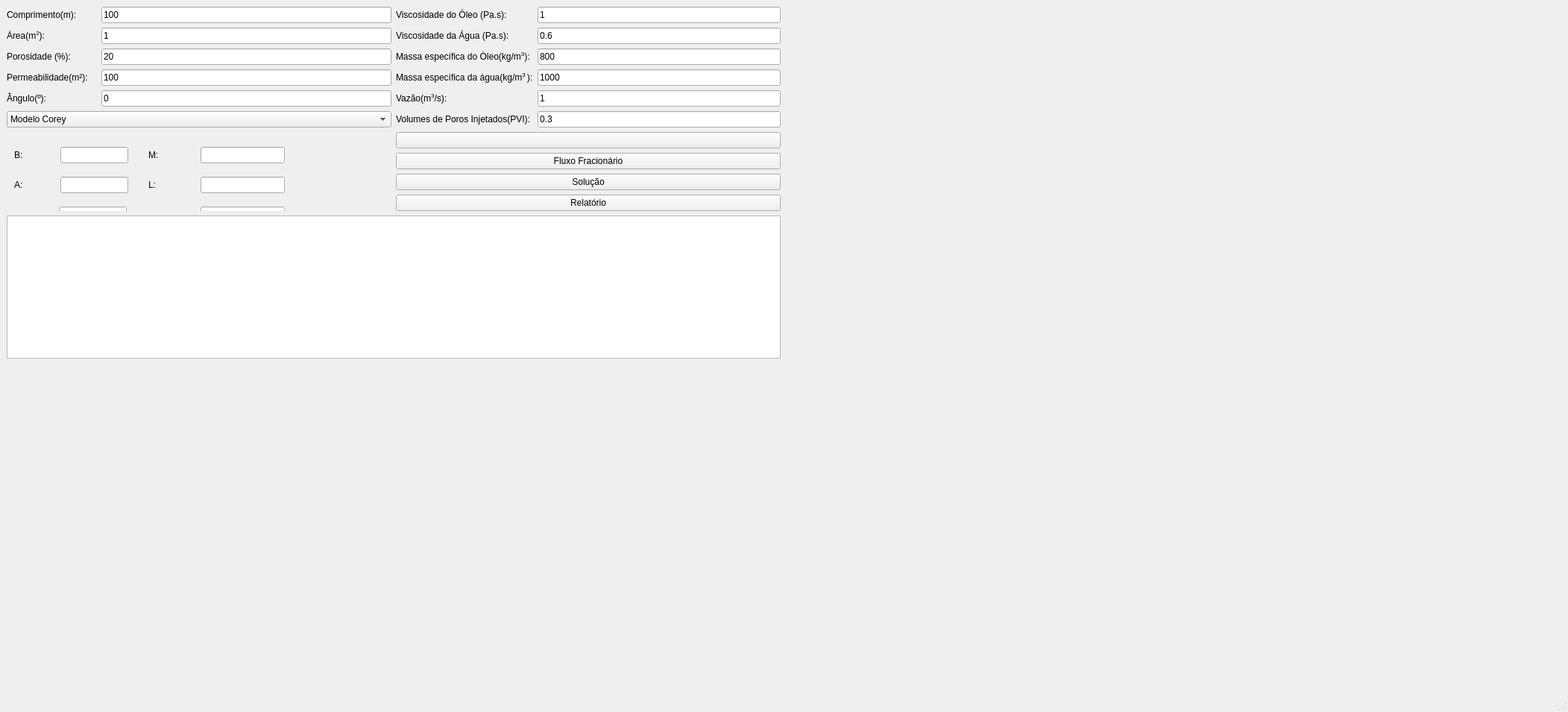
<?xml version="1.0" encoding="UTF-8"?>
<ui version="4.0">
 <class>MainWindow</class>
 <widget class="QMainWindow" name="MainWindow">
  <property name="geometry">
   <rect>
    <x>0</x>
    <y>0</y>
    <width>2103</width>
    <height>955</height>
   </rect>
  </property>
  <property name="windowTitle">
   <string>SOFTWARE EDUCACIONAL </string>
  </property>
  <widget class="QWidget" name="centralwidget">
   <property name="maximumSize">
    <size>
     <width>16777215</width>
     <height>16777215</height>
    </size>
   </property>
   <layout class="QHBoxLayout" name="horizontalLayout_2">
    <item>
     <layout class="QHBoxLayout" name="horizontalLayout">
      <item>
       <layout class="QVBoxLayout" name="verticalLayout_1">
        <property name="rightMargin">
         <number>2</number>
        </property>
        <item>
         <layout class="QGridLayout" name="gridLayout">
          <item row="0" column="1">
           <layout class="QFormLayout" name="formLayout_2">
            <item row="0" column="0">
             <widget class="QLabel" name="label_29">
              <property name="text">
               <string>Viscosidade do Óleo (Pa.s):</string>
              </property>
             </widget>
            </item>
            <item row="0" column="1">
             <widget class="QLineEdit" name="leViscOleo">
              <property name="text">
               <string>1</string>
              </property>
             </widget>
            </item>
            <item row="1" column="0">
             <widget class="QLabel" name="label_30">
              <property name="text">
               <string>Viscosidade da Água (Pa.s):</string>
              </property>
             </widget>
            </item>
            <item row="1" column="1">
             <widget class="QLineEdit" name="leViscAgua">
              <property name="text">
               <string>0.6</string>
              </property>
             </widget>
            </item>
            <item row="2" column="0">
             <widget class="QLabel" name="label_12">
              <property name="text">
               <string>&lt;html&gt;&lt;head/&gt;&lt;body&gt;&lt;p&gt;Massa específica do Óleo(kg/m&lt;span style=&quot; vertical-align:super;&quot;&gt;3&lt;/span&gt;):&lt;/p&gt;&lt;/body&gt;&lt;/html&gt;</string>
              </property>
             </widget>
            </item>
            <item row="2" column="1">
             <widget class="QLineEdit" name="leDensOleo">
              <property name="text">
               <string>800</string>
              </property>
             </widget>
            </item>
            <item row="3" column="0">
             <widget class="QLabel" name="label_13">
              <property name="text">
               <string>&lt;html&gt;&lt;head/&gt;&lt;body&gt;&lt;p&gt;Massa específica da água(kg/m&lt;span style=&quot; vertical-align:super;&quot;&gt;3 &lt;/span&gt;):&lt;/p&gt;&lt;/body&gt;&lt;/html&gt;</string>
              </property>
             </widget>
            </item>
            <item row="3" column="1">
             <widget class="QLineEdit" name="leDensAgua">
              <property name="text">
               <string>1000</string>
              </property>
             </widget>
            </item>
            <item row="4" column="0">
             <widget class="QLabel" name="label_14">
              <property name="text">
               <string>&lt;html&gt;&lt;head/&gt;&lt;body&gt;&lt;p&gt;Vazão(m&lt;span style=&quot; vertical-align:super;&quot;&gt;3&lt;/span&gt;/s):&lt;/p&gt;&lt;/body&gt;&lt;/html&gt;</string>
              </property>
             </widget>
            </item>
            <item row="4" column="1">
             <widget class="QLineEdit" name="leVazao">
              <property name="text">
               <string>1</string>
              </property>
             </widget>
            </item>
            <item row="5" column="0">
             <widget class="QLabel" name="label_32">
              <property name="text">
               <string>Volumes de Poros Injetados(PVI):</string>
              </property>
             </widget>
            </item>
            <item row="5" column="1">
             <widget class="QLineEdit" name="lePVI">
              <property name="text">
               <string>0.3</string>
              </property>
             </widget>
            </item>
           </layout>
          </item>
          <item row="5" column="0" colspan="2">
           <widget class="QPlainTextEdit" name="txtLog">
            <property name="minimumSize">
             <size>
              <width>300</width>
              <height>150</height>
             </size>
            </property>
            <property name="maximumSize">
             <size>
              <width>16777215</width>
              <height>16777215</height>
             </size>
            </property>
           </widget>
          </item>
          <item row="1" column="0" rowspan="4">
           <widget class="QStackedWidget" name="stkModelos">
            <property name="currentIndex">
             <number>2</number>
            </property>
            <widget class="QWidget" name="pgCorey">
             <widget class="QLabel" name="label">
              <property name="geometry">
               <rect>
                <x>10</x>
                <y>10</y>
                <width>151</width>
                <height>22</height>
               </rect>
              </property>
              <property name="text">
               <string>Expoente do Óleo (No):</string>
              </property>
             </widget>
             <widget class="QLabel" name="label_2">
              <property name="geometry">
               <rect>
                <x>10</x>
                <y>40</y>
                <width>161</width>
                <height>22</height>
               </rect>
              </property>
              <property name="text">
               <string>Expoente da Água (Nw):</string>
              </property>
             </widget>
             <widget class="QLineEdit" name="leCoreyNo">
              <property name="geometry">
               <rect>
                <x>200</x>
                <y>10</y>
                <width>51</width>
                <height>22</height>
               </rect>
              </property>
              <property name="text">
               <string>2</string>
              </property>
             </widget>
             <widget class="QLineEdit" name="leCoreyNw">
              <property name="geometry">
               <rect>
                <x>200</x>
                <y>40</y>
                <width>51</width>
                <height>22</height>
               </rect>
              </property>
              <property name="text">
               <string>2</string>
              </property>
             </widget>
             <widget class="QLabel" name="label_4">
              <property name="geometry">
               <rect>
                <x>10</x>
                <y>80</y>
                <width>271</width>
                <height>21</height>
               </rect>
              </property>
              <property name="text">
               <string>Saturação de água irredutível (Swi):</string>
              </property>
             </widget>
             <widget class="QLineEdit" name="leCoreySwi">
              <property name="geometry">
               <rect>
                <x>310</x>
                <y>80</y>
                <width>41</width>
                <height>22</height>
               </rect>
              </property>
              <property name="text">
               <string>0.2</string>
              </property>
             </widget>
             <widget class="QLabel" name="label_5">
              <property name="geometry">
               <rect>
                <x>10</x>
                <y>110</y>
                <width>271</width>
                <height>21</height>
               </rect>
              </property>
              <property name="text">
               <string>Saturação de óleo residual (Sor):</string>
              </property>
             </widget>
             <widget class="QLineEdit" name="leCoreySor">
              <property name="geometry">
               <rect>
                <x>310</x>
                <y>110</y>
                <width>41</width>
                <height>22</height>
               </rect>
              </property>
              <property name="text">
               <string>0.2</string>
              </property>
             </widget>
             <widget class="QLabel" name="label_6">
              <property name="geometry">
               <rect>
                <x>10</x>
                <y>140</y>
                <width>291</width>
                <height>21</height>
               </rect>
              </property>
              <property name="text">
               <string>Permeabilidade relativa máx. da água (Krwm):</string>
              </property>
             </widget>
             <widget class="QLineEdit" name="leCoreyKrwm">
              <property name="geometry">
               <rect>
                <x>310</x>
                <y>140</y>
                <width>41</width>
                <height>22</height>
               </rect>
              </property>
              <property name="text">
               <string>1</string>
              </property>
             </widget>
             <widget class="QLabel" name="label_7">
              <property name="geometry">
               <rect>
                <x>10</x>
                <y>170</y>
                <width>291</width>
                <height>21</height>
               </rect>
              </property>
              <property name="text">
               <string>Permeabilidade relativa máx. do óleo (Krom):</string>
              </property>
             </widget>
             <widget class="QLineEdit" name="leCoreyKrom">
              <property name="geometry">
               <rect>
                <x>310</x>
                <y>170</y>
                <width>41</width>
                <height>22</height>
               </rect>
              </property>
              <property name="text">
               <string>1</string>
              </property>
             </widget>
             <widget class="QPushButton" name="btlCarregarCorey">
              <property name="geometry">
               <rect>
                <x>10</x>
                <y>200</y>
                <width>131</width>
                <height>31</height>
               </rect>
              </property>
              <property name="text">
               <string>Carregar Dados</string>
              </property>
             </widget>
             <widget class="QLabel" name="lblArquivoCorey">
              <property name="geometry">
               <rect>
                <x>180</x>
                <y>200</y>
                <width>91</width>
                <height>31</height>
               </rect>
              </property>
              <property name="text">
               <string>Arquivo</string>
              </property>
             </widget>
            </widget>
            <widget class="QWidget" name="pgLET">
             <widget class="QLabel" name="label_0">
              <property name="geometry">
               <rect>
                <x>20</x>
                <y>20</y>
                <width>31</width>
                <height>22</height>
               </rect>
              </property>
              <property name="text">
               <string>Lw:</string>
              </property>
             </widget>
             <widget class="QLineEdit" name="leLetLw">
              <property name="geometry">
               <rect>
                <x>70</x>
                <y>20</y>
                <width>41</width>
                <height>22</height>
               </rect>
              </property>
             </widget>
             <widget class="QLabel" name="label_3">
              <property name="geometry">
               <rect>
                <x>130</x>
                <y>20</y>
                <width>21</width>
                <height>22</height>
               </rect>
              </property>
              <property name="text">
               <string>Ew:</string>
              </property>
             </widget>
             <widget class="QLineEdit" name="leLetEw">
              <property name="geometry">
               <rect>
                <x>170</x>
                <y>20</y>
                <width>41</width>
                <height>22</height>
               </rect>
              </property>
             </widget>
             <widget class="QLabel" name="label_15">
              <property name="geometry">
               <rect>
                <x>230</x>
                <y>20</y>
                <width>49</width>
                <height>22</height>
               </rect>
              </property>
              <property name="text">
               <string>Tw:</string>
              </property>
             </widget>
             <widget class="QLineEdit" name="leLetTw">
              <property name="geometry">
               <rect>
                <x>290</x>
                <y>20</y>
                <width>51</width>
                <height>22</height>
               </rect>
              </property>
             </widget>
             <widget class="QLabel" name="label_16">
              <property name="geometry">
               <rect>
                <x>20</x>
                <y>60</y>
                <width>31</width>
                <height>22</height>
               </rect>
              </property>
              <property name="text">
               <string>Lo:</string>
              </property>
             </widget>
             <widget class="QLineEdit" name="leLetLo">
              <property name="geometry">
               <rect>
                <x>70</x>
                <y>60</y>
                <width>41</width>
                <height>22</height>
               </rect>
              </property>
             </widget>
             <widget class="QLabel" name="label_17">
              <property name="geometry">
               <rect>
                <x>130</x>
                <y>60</y>
                <width>31</width>
                <height>22</height>
               </rect>
              </property>
              <property name="text">
               <string>Eo:</string>
              </property>
             </widget>
             <widget class="QLineEdit" name="leLetEo">
              <property name="geometry">
               <rect>
                <x>170</x>
                <y>60</y>
                <width>41</width>
                <height>22</height>
               </rect>
              </property>
             </widget>
             <widget class="QLabel" name="label_18">
              <property name="geometry">
               <rect>
                <x>230</x>
                <y>60</y>
                <width>49</width>
                <height>22</height>
               </rect>
              </property>
              <property name="text">
               <string>To:</string>
              </property>
             </widget>
             <widget class="QLineEdit" name="leLetTo">
              <property name="geometry">
               <rect>
                <x>290</x>
                <y>60</y>
                <width>51</width>
                <height>22</height>
               </rect>
              </property>
             </widget>
             <widget class="QLabel" name="label_19">
              <property name="geometry">
               <rect>
                <x>20</x>
                <y>110</y>
                <width>49</width>
                <height>22</height>
               </rect>
              </property>
              <property name="text">
               <string>Swir:</string>
              </property>
             </widget>
             <widget class="QLineEdit" name="leLetSwir">
              <property name="geometry">
               <rect>
                <x>80</x>
                <y>110</y>
                <width>113</width>
                <height>22</height>
               </rect>
              </property>
             </widget>
             <widget class="QLabel" name="label_20">
              <property name="geometry">
               <rect>
                <x>20</x>
                <y>150</y>
                <width>49</width>
                <height>22</height>
               </rect>
              </property>
              <property name="text">
               <string>Sor:</string>
              </property>
             </widget>
             <widget class="QLineEdit" name="leLetSor">
              <property name="geometry">
               <rect>
                <x>80</x>
                <y>150</y>
                <width>113</width>
                <height>22</height>
               </rect>
              </property>
             </widget>
             <widget class="QPushButton" name="btnCarregarLET">
              <property name="geometry">
               <rect>
                <x>230</x>
                <y>100</y>
                <width>141</width>
                <height>41</height>
               </rect>
              </property>
              <property name="text">
               <string>Carregar Dados</string>
              </property>
             </widget>
             <widget class="QLabel" name="lblArquivoLET">
              <property name="geometry">
               <rect>
                <x>230</x>
                <y>150</y>
                <width>141</width>
                <height>31</height>
               </rect>
              </property>
              <property name="text">
               <string>Arquivo</string>
              </property>
             </widget>
            </widget>
            <widget class="QWidget" name="pqChierici">
             <widget class="QLabel" name="label_21">
              <property name="geometry">
               <rect>
                <x>10</x>
                <y>20</y>
                <width>49</width>
                <height>22</height>
               </rect>
              </property>
              <property name="text">
               <string>B:</string>
              </property>
             </widget>
             <widget class="QLineEdit" name="leChiericiAw">
              <property name="geometry">
               <rect>
                <x>72</x>
                <y>20</y>
                <width>91</width>
                <height>22</height>
               </rect>
              </property>
             </widget>
             <widget class="QLabel" name="label_22">
              <property name="geometry">
               <rect>
                <x>190</x>
                <y>20</y>
                <width>49</width>
                <height>22</height>
               </rect>
              </property>
              <property name="text">
               <string>M:</string>
              </property>
             </widget>
             <widget class="QLineEdit" name="leChiericiBw">
              <property name="geometry">
               <rect>
                <x>260</x>
                <y>20</y>
                <width>113</width>
                <height>22</height>
               </rect>
              </property>
             </widget>
             <widget class="QLineEdit" name="leChiericiAo">
              <property name="geometry">
               <rect>
                <x>72</x>
                <y>60</y>
                <width>91</width>
                <height>22</height>
               </rect>
              </property>
             </widget>
             <widget class="QLabel" name="label_23">
              <property name="geometry">
               <rect>
                <x>10</x>
                <y>60</y>
                <width>49</width>
                <height>22</height>
               </rect>
              </property>
              <property name="text">
               <string>A:</string>
              </property>
             </widget>
             <widget class="QLabel" name="label_24">
              <property name="geometry">
               <rect>
                <x>190</x>
                <y>60</y>
                <width>49</width>
                <height>22</height>
               </rect>
              </property>
              <property name="text">
               <string>L:</string>
              </property>
             </widget>
             <widget class="QLineEdit" name="leChiericiBo">
              <property name="geometry">
               <rect>
                <x>260</x>
                <y>60</y>
                <width>113</width>
                <height>22</height>
               </rect>
              </property>
             </widget>
             <widget class="QLabel" name="label_25">
              <property name="geometry">
               <rect>
                <x>10</x>
                <y>100</y>
                <width>49</width>
                <height>22</height>
               </rect>
              </property>
              <property name="text">
               <string>Swir:</string>
              </property>
             </widget>
             <widget class="QLineEdit" name="leChiericiSwir">
              <property name="geometry">
               <rect>
                <x>70</x>
                <y>100</y>
                <width>91</width>
                <height>22</height>
               </rect>
              </property>
             </widget>
             <widget class="QLabel" name="label_26">
              <property name="geometry">
               <rect>
                <x>190</x>
                <y>100</y>
                <width>49</width>
                <height>22</height>
               </rect>
              </property>
              <property name="text">
               <string>Sor:</string>
              </property>
             </widget>
             <widget class="QLineEdit" name="leChiericiSor">
              <property name="geometry">
               <rect>
                <x>260</x>
                <y>100</y>
                <width>113</width>
                <height>22</height>
               </rect>
              </property>
             </widget>
             <widget class="QLabel" name="label_27">
              <property name="geometry">
               <rect>
                <x>10</x>
                <y>160</y>
                <width>61</width>
                <height>22</height>
               </rect>
              </property>
              <property name="text">
               <string>Krw máx.:</string>
              </property>
             </widget>
             <widget class="QLineEdit" name="leChiericiKrwMax">
              <property name="geometry">
               <rect>
                <x>100</x>
                <y>160</y>
                <width>113</width>
                <height>22</height>
               </rect>
              </property>
             </widget>
             <widget class="QLabel" name="label_28">
              <property name="geometry">
               <rect>
                <x>10</x>
                <y>190</y>
                <width>61</width>
                <height>22</height>
               </rect>
              </property>
              <property name="text">
               <string>Kro máx.:</string>
              </property>
             </widget>
             <widget class="QLineEdit" name="leChiericiKroMax">
              <property name="geometry">
               <rect>
                <x>100</x>
                <y>190</y>
                <width>113</width>
                <height>22</height>
               </rect>
              </property>
             </widget>
             <widget class="QLabel" name="lblArquivoChierici">
              <property name="geometry">
               <rect>
                <x>260</x>
                <y>190</y>
                <width>131</width>
                <height>31</height>
               </rect>
              </property>
              <property name="text">
               <string>Arquivo</string>
              </property>
             </widget>
             <widget class="QPushButton" name="btnCarregarChierici">
              <property name="geometry">
               <rect>
                <x>260</x>
                <y>140</y>
                <width>131</width>
                <height>41</height>
               </rect>
              </property>
              <property name="text">
               <string>Carregar Dados</string>
              </property>
             </widget>
            </widget>
            <widget class="QWidget" name="pgDados">
             <widget class="QWidget" name="">
              <property name="geometry">
               <rect>
                <x>20</x>
                <y>20</y>
                <width>131</width>
                <height>54</height>
               </rect>
              </property>
              <layout class="QGridLayout" name="gridLayout_2">
               <item row="0" column="0">
                <widget class="QPushButton" name="btnCarregarTabela">
                 <property name="text">
                  <string>Carregar Tabela</string>
                 </property>
                </widget>
               </item>
               <item row="1" column="0">
                <widget class="QLabel" name="lblArquivoTabela">
                 <property name="text">
                  <string>Arquivo</string>
                 </property>
                </widget>
               </item>
              </layout>
             </widget>
            </widget>
           </widget>
          </item>
          <item row="1" column="1">
           <widget class="QPushButton" name="btnTema">
            <property name="enabled">
             <bool>true</bool>
            </property>
            <property name="text">
             <string/>
            </property>
            <property name="iconSize">
             <size>
              <width>16</width>
              <height>16</height>
             </size>
            </property>
           </widget>
          </item>
          <item row="2" column="1">
           <widget class="QPushButton" name="btnPlotarFw">
            <property name="text">
             <string>Fluxo Fracionário</string>
            </property>
           </widget>
          </item>
          <item row="3" column="1">
           <widget class="QPushButton" name="btnPlotarSolucao">
            <property name="text">
             <string>Solução</string>
            </property>
           </widget>
          </item>
          <item row="0" column="0">
           <layout class="QFormLayout" name="formLayout">
            <item row="0" column="0">
             <widget class="QLabel" name="label_8">
              <property name="minimumSize">
               <size>
                <width>121</width>
                <height>0</height>
               </size>
              </property>
              <property name="text">
               <string>Comprimento(m): </string>
              </property>
             </widget>
            </item>
            <item row="0" column="1">
             <widget class="QLineEdit" name="leComprimento">
              <property name="text">
               <string>100</string>
              </property>
             </widget>
            </item>
            <item row="1" column="0">
             <widget class="QLabel" name="label_9">
              <property name="text">
               <string>&lt;html&gt;&lt;head/&gt;&lt;body&gt;&lt;p&gt;Área(m&lt;span style=&quot; vertical-align:super;&quot;&gt;2&lt;/span&gt;):&lt;/p&gt;&lt;/body&gt;&lt;/html&gt;</string>
              </property>
             </widget>
            </item>
            <item row="1" column="1">
             <widget class="QLineEdit" name="leArea">
              <property name="text">
               <string>1</string>
              </property>
             </widget>
            </item>
            <item row="2" column="0">
             <widget class="QLabel" name="label_31">
              <property name="text">
               <string>Porosidade (%):</string>
              </property>
             </widget>
            </item>
            <item row="2" column="1">
             <widget class="QLineEdit" name="lePorosidade">
              <property name="text">
               <string>20</string>
              </property>
             </widget>
            </item>
            <item row="3" column="0">
             <widget class="QLabel" name="label_10">
              <property name="text">
               <string>Permeabilidade(m²):</string>
              </property>
             </widget>
            </item>
            <item row="3" column="1">
             <widget class="QLineEdit" name="lePerm">
              <property name="text">
               <string>100</string>
              </property>
             </widget>
            </item>
            <item row="4" column="0">
             <widget class="QLabel" name="label_11">
              <property name="text">
               <string>Ângulo(º):</string>
              </property>
             </widget>
            </item>
            <item row="4" column="1">
             <widget class="QLineEdit" name="leAngulo">
              <property name="text">
               <string>0</string>
              </property>
             </widget>
            </item>
            <item row="5" column="0" colspan="2">
             <widget class="QComboBox" name="cbModeloPerm">
              <item>
               <property name="text">
                <string>Modelo Corey</string>
               </property>
              </item>
              <item>
               <property name="text">
                <string>Modelo LET</string>
               </property>
              </item>
              <item>
               <property name="text">
                <string>Modelo Chierici</string>
               </property>
              </item>
              <item>
               <property name="text">
                <string>Dados de Tabela</string>
               </property>
              </item>
             </widget>
            </item>
           </layout>
          </item>
          <item row="4" column="1">
           <widget class="QPushButton" name="btnRelatorio">
            <property name="text">
             <string>Relatório</string>
            </property>
           </widget>
          </item>
         </layout>
        </item>
        <item>
         <widget class="QCustomPlot" name="plotSvsX" native="true">
          <property name="sizePolicy">
           <sizepolicy hsizetype="Expanding" vsizetype="Expanding">
            <horstretch>0</horstretch>
            <verstretch>0</verstretch>
           </sizepolicy>
          </property>
          <property name="minimumSize">
           <size>
            <width>200</width>
            <height>200</height>
           </size>
          </property>
         </widget>
        </item>
       </layout>
      </item>
      <item>
       <layout class="QVBoxLayout" name="verticalLayout_2" stretch="0,0">
        <property name="spacing">
         <number>0</number>
        </property>
        <property name="sizeConstraint">
         <enum>QLayout::SizeConstraint::SetDefaultConstraint</enum>
        </property>
        <property name="leftMargin">
         <number>0</number>
        </property>
        <item>
         <widget class="QCustomPlot" name="plotFluxo" native="true">
          <property name="sizePolicy">
           <sizepolicy hsizetype="Expanding" vsizetype="Expanding">
            <horstretch>0</horstretch>
            <verstretch>0</verstretch>
           </sizepolicy>
          </property>
          <property name="minimumSize">
           <size>
            <width>200</width>
            <height>200</height>
           </size>
          </property>
          <property name="maximumSize">
           <size>
            <width>16777215</width>
            <height>16777215</height>
           </size>
          </property>
         </widget>
        </item>
        <item>
         <widget class="QCustomPlot" name="plotEfDesl" native="true">
          <property name="sizePolicy">
           <sizepolicy hsizetype="Expanding" vsizetype="Expanding">
            <horstretch>0</horstretch>
            <verstretch>0</verstretch>
           </sizepolicy>
          </property>
          <property name="minimumSize">
           <size>
            <width>200</width>
            <height>200</height>
           </size>
          </property>
          <property name="maximumSize">
           <size>
            <width>16777215</width>
            <height>16777215</height>
           </size>
          </property>
         </widget>
        </item>
       </layout>
      </item>
     </layout>
    </item>
   </layout>
  </widget>
  <widget class="QMenuBar" name="menubar">
   <property name="geometry">
    <rect>
     <x>0</x>
     <y>0</y>
     <width>2103</width>
     <height>24</height>
    </rect>
   </property>
  </widget>
  <widget class="QStatusBar" name="statusbar"/>
 </widget>
 <customwidgets>
  <customwidget>
   <class>QCustomPlot</class>
   <extends>QWidget</extends>
   <header location="global">src/View/qcustomplot.h</header>
   <container>1</container>
  </customwidget>
 </customwidgets>
 <resources/>
 <connections/>
</ui>
